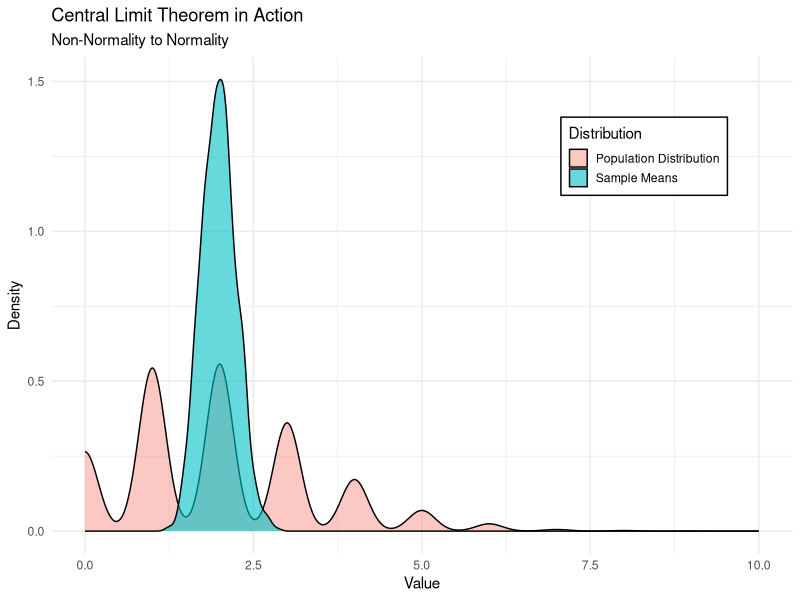

Write the R code that produced this figure.
# Load necessary libraries
library(ggplot2)
library(dplyr)

# Generate a non-normal population (Exponential Distribution)
set.seed(123)
population = rpois(10000, lambda = 2)  # Exponential distribution

# Function to simulate sampling and calculate means
simulate_clt <- function(population, sample_size, num_samples) {
  sample_means <- replicate(num_samples, mean(sample(population, sample_size)))
  data.frame(mean = sample_means)
}

# Parameters for simulation
sample_size <- 30       # Size of each sample
num_samples <- 1000     # Number of samples to draw

# Simulate sample means
sample_means_data <- simulate_clt(population, sample_size, num_samples)

# Plot the original population and sample means
ggplot() +
  # Population distribution
  geom_density(data = data.frame(value = population), aes(x = value, fill = "Population Distribution"), 
               alpha = 0.4) +
  geom_density(data = sample_means_data, aes(x = mean, fill = "Sample Means"), 
               alpha = 0.6) +
  labs(title = "Central Limit Theorem in Action",
       subtitle = "Non-Normality to Normality",
       x = "Value", 
       y = "Density",
       fill = "Distribution") +  # Legend title
  theme_minimal() +
  theme(legend.position = c(0.8, 0.8),    # Position inside graph (x, y: 0 to 1)
        legend.background = element_rect(fill = "white", color = "black"),
        legend.key.size = unit(0.5, "cm")) +  # Adjust legend size
  xlim(0, 10)
